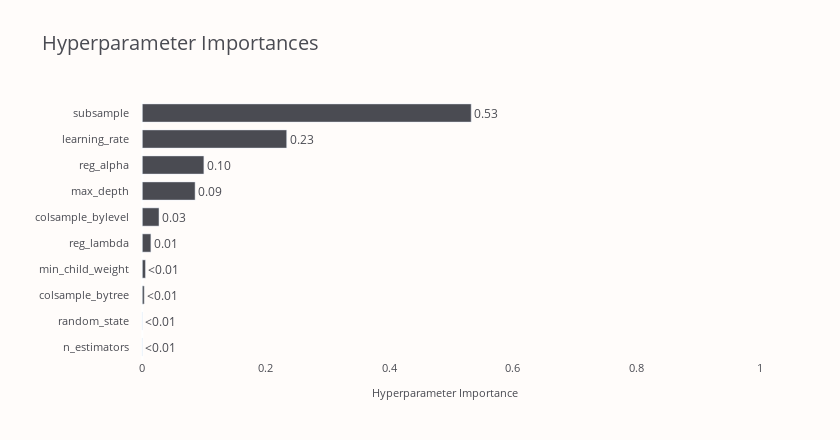

The code cell stored with this chart in its notebook:
### Code cell
fig = optuna.visualization.plot_param_importances(models[102].study)
fig.update_annotations(font_size=14)
fig.update_layout(bargap=0.3, width=840, height=440, xaxis_range=(-0.02, 1.0), yaxis_title="")
fig.show()

### Figure 1 — Plotly figure (JSON) as saved in the notebook; plotly's stock layout.template omitted (floating-point values rounded to 4 significant figures)
{"data": [{"cliponaxis": false, "hovertemplate": ["n_estimators (CategoricalDistribution): 0.0<extra></extra>", "random_state (CategoricalDistribution): 0.0<extra></extra>", "colsample_bytree (FloatDistribution): 0.0030604879716884087<extra></extra>", "min_child_weight (FloatDistribution): 0.005031207497910606<extra></extra>", "reg_lambda (FloatDistribution): 0.013822434344019066<extra></extra>", "colsample_bylevel (FloatDistribution): 0.0269711188273522<extra></extra>", "max_depth (IntDistribution): 0.08539824917798061<extra></extra>", "reg_alpha (FloatDistribution): 0.09961317071100179<extra></extra>", "learning_rate (FloatDistribution): 0.23370341029609207<extra></extra>", "subsample (FloatDistribution): 0.5323999211739553<extra></extra>"], "name": "Objective Value", "orientation": "h", "text": ["<0.01", "<0.01", "<0.01", "<0.01", "0.01", "0.03", "0.09", "0.10", "0.23", "0.53"], "textposition": "outside", "type": "bar", "x": [0, 0, 0.00306, 0.005031, 0.01382, 0.02697, 0.0854, 0.09961, 0.2337, 0.5324], "y": ["n_estimators", "random_state", "colsample_bytree", "min_child_weight", "reg_lambda", "colsample_bylevel", "max_depth", "reg_alpha", "learning_rate", "subsample"]}], "layout": {"bargap": 0.3, "height": 440, "title": {"text": "Hyperparameter Importances"}, "width": 840, "xaxis": {"range": [-0.02, 1], "title": {"text": "Hyperparameter Importance"}}, "yaxis": {"title": {"text": ""}}}}
